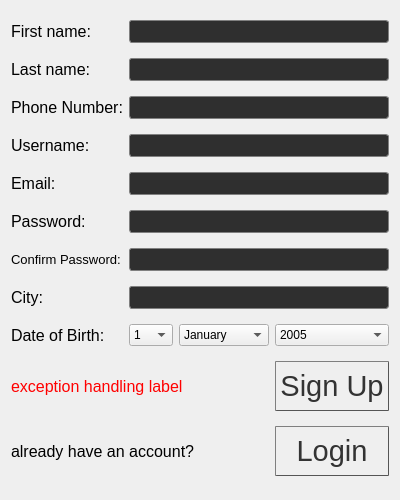
<?xml version="1.0" encoding="UTF-8"?>
<ui version="4.0">
 <class>Form</class>
 <widget class="QWidget" name="Form">
  <property name="geometry">
   <rect>
    <x>0</x>
    <y>0</y>
    <width>400</width>
    <height>500</height>
   </rect>
  </property>
  <property name="minimumSize">
   <size>
    <width>400</width>
    <height>500</height>
   </size>
  </property>
  <property name="windowTitle">
   <string>Form</string>
  </property>
  <layout class="QGridLayout" name="gridLayout">
   <item row="8" column="1">
    <widget class="QComboBox" name="comboDay">
     <item>
      <property name="text">
       <string>1</string>
      </property>
     </item>
     <item>
      <property name="text">
       <string>2</string>
      </property>
     </item>
     <item>
      <property name="text">
       <string>3</string>
      </property>
     </item>
     <item>
      <property name="text">
       <string>4</string>
      </property>
     </item>
     <item>
      <property name="text">
       <string>5</string>
      </property>
     </item>
     <item>
      <property name="text">
       <string>6</string>
      </property>
     </item>
     <item>
      <property name="text">
       <string>7</string>
      </property>
     </item>
     <item>
      <property name="text">
       <string>8</string>
      </property>
     </item>
     <item>
      <property name="text">
       <string>9</string>
      </property>
     </item>
     <item>
      <property name="text">
       <string>10</string>
      </property>
     </item>
     <item>
      <property name="text">
       <string>11</string>
      </property>
     </item>
     <item>
      <property name="text">
       <string>12</string>
      </property>
     </item>
     <item>
      <property name="text">
       <string>13</string>
      </property>
     </item>
     <item>
      <property name="text">
       <string>14</string>
      </property>
     </item>
     <item>
      <property name="text">
       <string>15</string>
      </property>
     </item>
     <item>
      <property name="text">
       <string>16</string>
      </property>
     </item>
     <item>
      <property name="text">
       <string>17</string>
      </property>
     </item>
     <item>
      <property name="text">
       <string>18</string>
      </property>
     </item>
     <item>
      <property name="text">
       <string>19</string>
      </property>
     </item>
     <item>
      <property name="text">
       <string>20</string>
      </property>
     </item>
     <item>
      <property name="text">
       <string>21</string>
      </property>
     </item>
     <item>
      <property name="text">
       <string>22</string>
      </property>
     </item>
     <item>
      <property name="text">
       <string>23</string>
      </property>
     </item>
     <item>
      <property name="text">
       <string>24</string>
      </property>
     </item>
     <item>
      <property name="text">
       <string>25</string>
      </property>
     </item>
     <item>
      <property name="text">
       <string>26</string>
      </property>
     </item>
     <item>
      <property name="text">
       <string>27</string>
      </property>
     </item>
     <item>
      <property name="text">
       <string>28</string>
      </property>
     </item>
     <item>
      <property name="text">
       <string>29</string>
      </property>
     </item>
     <item>
      <property name="text">
       <string>30</string>
      </property>
     </item>
     <item>
      <property name="text">
       <string>31</string>
      </property>
     </item>
    </widget>
   </item>
   <item row="0" column="1" colspan="3">
    <widget class="QLineEdit" name="lineFname">
     <property name="styleSheet">
      <string notr="true">QLineEdit{ background-color:rgb(47, 47, 47);
border: 1px solid gray;
border-radius: 3px;
padding: 0 8px;
selection-background-color: darkgray;
font-size: 16px;}
QLineEdit:focus { background-color:rgb(47, 47, 47);}</string>
     </property>
    </widget>
   </item>
   <item row="7" column="0">
    <widget class="QLabel" name="labelCity">
     <property name="font">
      <font>
       <pointsize>12</pointsize>
      </font>
     </property>
     <property name="text">
      <string>City:</string>
     </property>
    </widget>
   </item>
   <item row="6" column="0">
    <widget class="QLabel" name="labelConfirmPass">
     <property name="font">
      <font>
       <pointsize>10</pointsize>
      </font>
     </property>
     <property name="text">
      <string>Confirm Password:</string>
     </property>
    </widget>
   </item>
   <item row="1" column="1" colspan="3">
    <widget class="QLineEdit" name="lineLname">
     <property name="minimumSize">
      <size>
       <width>0</width>
       <height>0</height>
      </size>
     </property>
     <property name="styleSheet">
      <string notr="true">QLineEdit{ background-color:rgb(47, 47, 47);
border: 1px solid gray;
border-radius: 3px;
padding: 0 8px;
selection-background-color: darkgray;
font-size: 16px;}
QLineEdit:focus { background-color:rgb(47, 47, 47);}</string>
     </property>
    </widget>
   </item>
   <item row="8" column="0">
    <widget class="QLabel" name="labelDate">
     <property name="font">
      <font>
       <pointsize>12</pointsize>
      </font>
     </property>
     <property name="text">
      <string>Date of Birth:</string>
     </property>
    </widget>
   </item>
   <item row="8" column="2">
    <widget class="QComboBox" name="comboMonth">
     <property name="minimumSize">
      <size>
       <width>0</width>
       <height>0</height>
      </size>
     </property>
     <item>
      <property name="text">
       <string>January</string>
      </property>
     </item>
     <item>
      <property name="text">
       <string>February</string>
      </property>
     </item>
     <item>
      <property name="text">
       <string>March</string>
      </property>
     </item>
     <item>
      <property name="text">
       <string>April</string>
      </property>
     </item>
     <item>
      <property name="text">
       <string>May</string>
      </property>
     </item>
     <item>
      <property name="text">
       <string>June</string>
      </property>
     </item>
     <item>
      <property name="text">
       <string>July</string>
      </property>
     </item>
     <item>
      <property name="text">
       <string>August</string>
      </property>
     </item>
     <item>
      <property name="text">
       <string>September</string>
      </property>
     </item>
     <item>
      <property name="text">
       <string>October</string>
      </property>
     </item>
     <item>
      <property name="text">
       <string>November</string>
      </property>
     </item>
     <item>
      <property name="text">
       <string>December</string>
      </property>
     </item>
    </widget>
   </item>
   <item row="2" column="1" colspan="3">
    <widget class="QLineEdit" name="linePnumber">
     <property name="styleSheet">
      <string notr="true">QLineEdit{ background-color:rgb(47, 47, 47);
border: 1px solid gray;
border-radius: 3px;
padding: 0 8px;
selection-background-color: darkgray;
font-size: 16px;}
QLineEdit:focus { background-color:rgb(47, 47, 47);}</string>
     </property>
    </widget>
   </item>
   <item row="3" column="1" colspan="3">
    <widget class="QLineEdit" name="lineUsername">
     <property name="styleSheet">
      <string notr="true">QLineEdit{ background-color:rgb(47, 47, 47);
border: 1px solid gray;
border-radius: 3px;
padding: 0 8px;
selection-background-color: darkgray;
font-size: 16px;}
QLineEdit:focus { background-color:rgb(47, 47, 47);}</string>
     </property>
    </widget>
   </item>
   <item row="4" column="1" colspan="3">
    <widget class="QLineEdit" name="lineEmail">
     <property name="styleSheet">
      <string notr="true">QLineEdit{ background-color:rgb(47, 47, 47);
border: 1px solid gray;
border-radius: 3px;
padding: 0 8px;
selection-background-color: darkgray;
font-size: 16px;}
QLineEdit:focus { background-color:rgb(47, 47, 47);}</string>
     </property>
    </widget>
   </item>
   <item row="6" column="1" colspan="3">
    <widget class="QLineEdit" name="lineConfirmPass">
     <property name="styleSheet">
      <string notr="true">QLineEdit{ background-color:rgb(47, 47, 47);
border: 1px solid gray;
border-radius: 3px;
padding: 0 8px;
selection-background-color: darkgray;
font-size: 16px;}
QLineEdit:focus { background-color:rgb(47, 47, 47);}</string>
     </property>
     <property name="echoMode">
      <enum>QLineEdit::Password</enum>
     </property>
    </widget>
   </item>
   <item row="5" column="1" colspan="3">
    <widget class="QLineEdit" name="linePass">
     <property name="styleSheet">
      <string notr="true">QLineEdit{ background-color:rgb(47, 47, 47);
border: 1px solid gray;
border-radius: 3px;
padding: 0 8px;
selection-background-color: darkgray;
font-size: 16px;}
QLineEdit:focus { background-color:rgb(47, 47, 47);}</string>
     </property>
     <property name="echoMode">
      <enum>QLineEdit::Password</enum>
     </property>
    </widget>
   </item>
   <item row="7" column="1" colspan="3">
    <widget class="QLineEdit" name="lineCity">
     <property name="styleSheet">
      <string notr="true">QLineEdit{ background-color:rgb(47, 47, 47);
border: 1px solid gray;
border-radius: 3px;
padding: 0 8px;
selection-background-color: darkgray;
font-size: 16px;}
QLineEdit:focus { background-color:rgb(47, 47, 47);}</string>
     </property>
    </widget>
   </item>
   <item row="4" column="0">
    <widget class="QLabel" name="labelEmail">
     <property name="font">
      <font>
       <pointsize>12</pointsize>
      </font>
     </property>
     <property name="text">
      <string>Email:</string>
     </property>
    </widget>
   </item>
   <item row="0" column="0">
    <widget class="QLabel" name="labelFname">
     <property name="font">
      <font>
       <pointsize>12</pointsize>
      </font>
     </property>
     <property name="text">
      <string>First name:</string>
     </property>
    </widget>
   </item>
   <item row="5" column="0">
    <widget class="QLabel" name="labelPass">
     <property name="font">
      <font>
       <pointsize>12</pointsize>
      </font>
     </property>
     <property name="text">
      <string>Password:</string>
     </property>
    </widget>
   </item>
   <item row="1" column="0">
    <widget class="QLabel" name="labelLname">
     <property name="font">
      <font>
       <pointsize>12</pointsize>
      </font>
     </property>
     <property name="text">
      <string>Last name:</string>
     </property>
    </widget>
   </item>
   <item row="2" column="0">
    <widget class="QLabel" name="labelPnumber">
     <property name="font">
      <font>
       <pointsize>12</pointsize>
      </font>
     </property>
     <property name="text">
      <string>Phone Number:</string>
     </property>
    </widget>
   </item>
   <item row="3" column="0">
    <widget class="QLabel" name="labelUsername">
     <property name="font">
      <font>
       <pointsize>12</pointsize>
      </font>
     </property>
     <property name="text">
      <string>Username:</string>
     </property>
    </widget>
   </item>
   <item row="10" column="0" colspan="3">
    <widget class="QLabel" name="labelException">
     <property name="font">
      <font>
       <pointsize>12</pointsize>
      </font>
     </property>
     <property name="styleSheet">
      <string notr="true">color: rgb(255, 0, 0);</string>
     </property>
     <property name="text">
      <string>exception handling label</string>
     </property>
    </widget>
   </item>
   <item row="10" column="3">
    <widget class="QPushButton" name="buttonSignUp">
     <property name="minimumSize">
      <size>
       <width>0</width>
       <height>50</height>
      </size>
     </property>
     <property name="baseSize">
      <size>
       <width>0</width>
       <height>0</height>
      </size>
     </property>
     <property name="font">
      <font>
       <pointsize>22</pointsize>
      </font>
     </property>
     <property name="cursor">
      <cursorShape>PointingHandCursor</cursorShape>
     </property>
     <property name="styleSheet">
      <string notr="true">QPushButton {
color: #333;
border: 1px solid #555;
border-radius: 1px;
border-style: outset;
background: qradialgradient(
cx: 0.3, cy: -0.4, fx: 0.3, fy: -0.4,
radius: 1.35, stop: 0 #fff, stop: 1 #888
);
padding: 5px;
}

QPushButton:hover {
background: qradialgradient(
cx: 0.3, cy: -0.4, fx: 0.3, fy: -0.4,
radius: 1.35, stop: 0 #fff, stop: 1 #bbb
);
}
</string>
     </property>
     <property name="text">
      <string>Sign Up</string>
     </property>
    </widget>
   </item>
   <item row="15" column="3">
    <widget class="QPushButton" name="buttonLogin">
     <property name="minimumSize">
      <size>
       <width>0</width>
       <height>50</height>
      </size>
     </property>
     <property name="font">
      <font>
       <pointsize>22</pointsize>
      </font>
     </property>
     <property name="cursor">
      <cursorShape>PointingHandCursor</cursorShape>
     </property>
     <property name="styleSheet">
      <string notr="true">QPushButton {
color: #333;
border: 1px solid #555;
border-radius: 1px;
border-style: outset;
background: qradialgradient(
cx: 0.3, cy: -0.4, fx: 0.3, fy: -0.4,
radius: 1.35, stop: 0 #fff, stop: 1 #888
);
padding: 5px;
}

QPushButton:hover {
background: qradialgradient(
cx: 0.3, cy: -0.4, fx: 0.3, fy: -0.4,
radius: 1.35, stop: 0 #fff, stop: 1 #bbb
);
}
</string>
     </property>
     <property name="text">
      <string>Login</string>
     </property>
    </widget>
   </item>
   <item row="8" column="3">
    <widget class="QComboBox" name="comboYear">
     <item>
      <property name="text">
       <string>2005</string>
      </property>
     </item>
     <item>
      <property name="text">
       <string>2004</string>
      </property>
     </item>
     <item>
      <property name="text">
       <string>2003</string>
      </property>
     </item>
     <item>
      <property name="text">
       <string>2002</string>
      </property>
     </item>
     <item>
      <property name="text">
       <string>2001</string>
      </property>
     </item>
     <item>
      <property name="text">
       <string>2000</string>
      </property>
     </item>
     <item>
      <property name="text">
       <string>1999</string>
      </property>
     </item>
     <item>
      <property name="text">
       <string>1998</string>
      </property>
     </item>
     <item>
      <property name="text">
       <string>1997</string>
      </property>
     </item>
     <item>
      <property name="text">
       <string>1996</string>
      </property>
     </item>
     <item>
      <property name="text">
       <string>1995</string>
      </property>
     </item>
     <item>
      <property name="text">
       <string>1994</string>
      </property>
     </item>
     <item>
      <property name="text">
       <string>1993</string>
      </property>
     </item>
     <item>
      <property name="text">
       <string>1992</string>
      </property>
     </item>
     <item>
      <property name="text">
       <string>1991</string>
      </property>
     </item>
     <item>
      <property name="text">
       <string>1990</string>
      </property>
     </item>
     <item>
      <property name="text">
       <string>1989</string>
      </property>
     </item>
     <item>
      <property name="text">
       <string>1988</string>
      </property>
     </item>
     <item>
      <property name="text">
       <string>1987</string>
      </property>
     </item>
     <item>
      <property name="text">
       <string>1986</string>
      </property>
     </item>
     <item>
      <property name="text">
       <string>1985</string>
      </property>
     </item>
     <item>
      <property name="text">
       <string>1984</string>
      </property>
     </item>
     <item>
      <property name="text">
       <string>1983</string>
      </property>
     </item>
     <item>
      <property name="text">
       <string>1982</string>
      </property>
     </item>
     <item>
      <property name="text">
       <string>1981</string>
      </property>
     </item>
     <item>
      <property name="text">
       <string>1980</string>
      </property>
     </item>
     <item>
      <property name="text">
       <string>1979</string>
      </property>
     </item>
     <item>
      <property name="text">
       <string>1978</string>
      </property>
     </item>
     <item>
      <property name="text">
       <string>1977</string>
      </property>
     </item>
     <item>
      <property name="text">
       <string>1976</string>
      </property>
     </item>
     <item>
      <property name="text">
       <string>1975</string>
      </property>
     </item>
     <item>
      <property name="text">
       <string>1974</string>
      </property>
     </item>
     <item>
      <property name="text">
       <string>1973</string>
      </property>
     </item>
     <item>
      <property name="text">
       <string>1972</string>
      </property>
     </item>
     <item>
      <property name="text">
       <string>1971</string>
      </property>
     </item>
     <item>
      <property name="text">
       <string>1970</string>
      </property>
     </item>
     <item>
      <property name="text">
       <string>1969</string>
      </property>
     </item>
     <item>
      <property name="text">
       <string>1968</string>
      </property>
     </item>
     <item>
      <property name="text">
       <string>1967</string>
      </property>
     </item>
     <item>
      <property name="text">
       <string>1966</string>
      </property>
     </item>
     <item>
      <property name="text">
       <string>1965</string>
      </property>
     </item>
     <item>
      <property name="text">
       <string>1964</string>
      </property>
     </item>
     <item>
      <property name="text">
       <string>1963</string>
      </property>
     </item>
     <item>
      <property name="text">
       <string>1962</string>
      </property>
     </item>
     <item>
      <property name="text">
       <string>1961</string>
      </property>
     </item>
     <item>
      <property name="text">
       <string>1960</string>
      </property>
     </item>
     <item>
      <property name="text">
       <string>1959</string>
      </property>
     </item>
     <item>
      <property name="text">
       <string>1958</string>
      </property>
     </item>
     <item>
      <property name="text">
       <string>1957</string>
      </property>
     </item>
     <item>
      <property name="text">
       <string>1956</string>
      </property>
     </item>
     <item>
      <property name="text">
       <string>1955</string>
      </property>
     </item>
     <item>
      <property name="text">
       <string>1954</string>
      </property>
     </item>
     <item>
      <property name="text">
       <string>1953</string>
      </property>
     </item>
     <item>
      <property name="text">
       <string>1952</string>
      </property>
     </item>
     <item>
      <property name="text">
       <string>1951</string>
      </property>
     </item>
     <item>
      <property name="text">
       <string>1950</string>
      </property>
     </item>
     <item>
      <property name="text">
       <string>1949</string>
      </property>
     </item>
     <item>
      <property name="text">
       <string>1948</string>
      </property>
     </item>
     <item>
      <property name="text">
       <string>1947</string>
      </property>
     </item>
     <item>
      <property name="text">
       <string>1946</string>
      </property>
     </item>
     <item>
      <property name="text">
       <string>1945</string>
      </property>
     </item>
     <item>
      <property name="text">
       <string>1944</string>
      </property>
     </item>
     <item>
      <property name="text">
       <string>1943</string>
      </property>
     </item>
     <item>
      <property name="text">
       <string>1942</string>
      </property>
     </item>
     <item>
      <property name="text">
       <string>1941</string>
      </property>
     </item>
     <item>
      <property name="text">
       <string>1940</string>
      </property>
     </item>
     <item>
      <property name="text">
       <string>1939</string>
      </property>
     </item>
     <item>
      <property name="text">
       <string>1938</string>
      </property>
     </item>
     <item>
      <property name="text">
       <string>1937</string>
      </property>
     </item>
     <item>
      <property name="text">
       <string>1936</string>
      </property>
     </item>
     <item>
      <property name="text">
       <string>1935</string>
      </property>
     </item>
     <item>
      <property name="text">
       <string>1934</string>
      </property>
     </item>
     <item>
      <property name="text">
       <string>1933</string>
      </property>
     </item>
     <item>
      <property name="text">
       <string>1932</string>
      </property>
     </item>
     <item>
      <property name="text">
       <string>1931</string>
      </property>
     </item>
     <item>
      <property name="text">
       <string>1930</string>
      </property>
     </item>
     <item>
      <property name="text">
       <string>1929</string>
      </property>
     </item>
     <item>
      <property name="text">
       <string>1928</string>
      </property>
     </item>
     <item>
      <property name="text">
       <string>1927</string>
      </property>
     </item>
     <item>
      <property name="text">
       <string>1926</string>
      </property>
     </item>
     <item>
      <property name="text">
       <string>1925</string>
      </property>
     </item>
     <item>
      <property name="text">
       <string>1924</string>
      </property>
     </item>
     <item>
      <property name="text">
       <string>1923</string>
      </property>
     </item>
     <item>
      <property name="text">
       <string>1922</string>
      </property>
     </item>
     <item>
      <property name="text">
       <string>1921</string>
      </property>
     </item>
     <item>
      <property name="text">
       <string>1920</string>
      </property>
     </item>
    </widget>
   </item>
   <item row="15" column="0" colspan="3">
    <widget class="QLabel" name="labelLogin">
     <property name="font">
      <font>
       <pointsize>12</pointsize>
      </font>
     </property>
     <property name="text">
      <string>already have an account?</string>
     </property>
    </widget>
   </item>
  </layout>
 </widget>
 <resources/>
 <connections/>
</ui>
